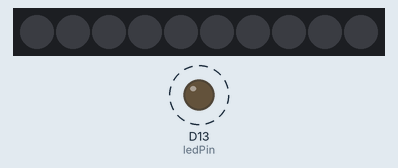
This sketch was run on a simulated Adafruit Circuit Playground Express. On the bench: 10 RGB LEDs in strip order, left to right, output pins drawn as LEDs (lit = HIGH). Dashed ring = blinking.

Above: at 0.5 s.
Timing chart, 0 to 4.6 s (numbered marks = the images above):
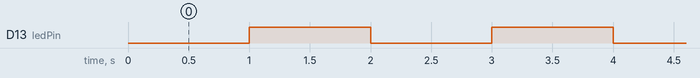

Measured:
- by itself, D13 (ledPin): alternates HIGH for 1.0 s and LOW for 1.0 s

The sketch:

BlinkWODelay.ino
```cpp
#include<Adafruit_CircuitPlayground.h>

unsigned long previousMillis = 0;

int interval = 1000;

int ledState = false;

int ledPin = 13;

void setup(){
  pinMode(ledPin, OUTPUT);
  CircuitPlayground.begin();
}

void loop() {
  if (millis() - previousMillis >= interval) {
    previousMillis = millis();

    if (ledState == false){
      ledState = true;
    }
    else{
      ledState = false;
    }
    digitalWrite(ledPin, ledState);
  }
}
```
